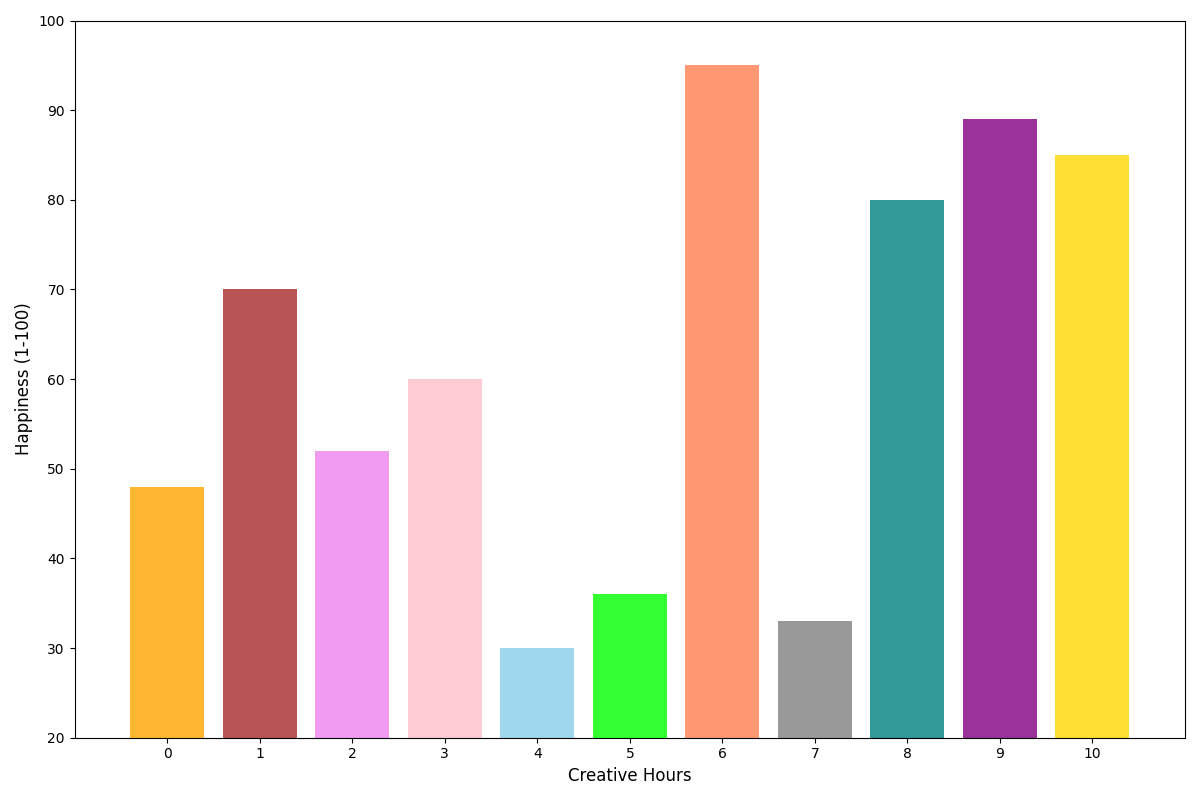

This chart was generated by the following Python code:
import matplotlib.pyplot as plt
import numpy as np

creative_hours = np.array([0, 1, 2, 3, 4, 5, 6, 7, 8, 9, 10])
happiness_levels = np.array([48, 70, 52, 60, 30, 36, 95, 33, 80, 89, 85])

sorted_indices = np.argsort(happiness_levels)
sorted_creative_hours = creative_hours[sorted_indices]
sorted_happiness_levels = happiness_levels[sorted_indices]

colors = ['skyblue', 'gray', 'lime', 'orange', 'violet', 'pink', 'brown', 'teal', 'gold', 'purple', 'coral']

fig, ax = plt.subplots(figsize=(12, 8))
ax.bar(sorted_creative_hours, sorted_happiness_levels, color=colors, alpha=0.8)

ax.set_xlabel("Creative Hours", fontsize=12)
ax.set_ylabel("Happiness (1-100)", fontsize=12)
ax.set_xticks(np.arange(0, 11, 1))
ax.set_yticks(np.arange(20, 101, 10))
ax.set_xlim(min(creative_hours) - 1, max(creative_hours) + 1)
ax.set_ylim(20, 100)

fig.tight_layout()
plt.show()
